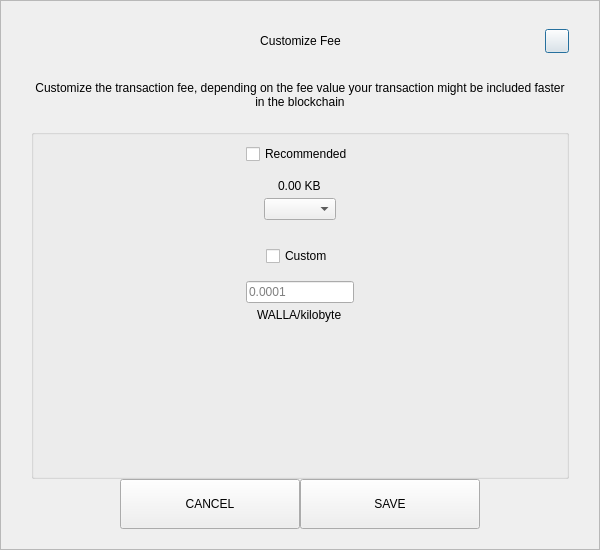
<?xml version="1.0" encoding="UTF-8"?>
<ui version="4.0">
 <class>SendCustomFeeDialog</class>
 <widget class="QDialog" name="SendCustomFeeDialog">
  <property name="geometry">
   <rect>
    <x>0</x>
    <y>0</y>
    <width>600</width>
    <height>550</height>
   </rect>
  </property>
  <property name="windowTitle">
   <string>Form</string>
  </property>
  <layout class="QVBoxLayout" name="verticalLayout_3">
   <property name="spacing">
    <number>0</number>
   </property>
   <property name="leftMargin">
    <number>0</number>
   </property>
   <property name="topMargin">
    <number>0</number>
   </property>
   <property name="rightMargin">
    <number>0</number>
   </property>
   <property name="bottomMargin">
    <number>0</number>
   </property>
   <item>
    <widget class="QFrame" name="frame">
     <property name="styleSheet">
      <string notr="true"/>
     </property>
     <property name="frameShape">
      <enum>QFrame::StyledPanel</enum>
     </property>
     <property name="frameShadow">
      <enum>QFrame::Raised</enum>
     </property>
     <layout class="QVBoxLayout" name="verticalLayout_2">
      <property name="spacing">
       <number>0</number>
      </property>
      <property name="leftMargin">
       <number>30</number>
      </property>
      <property name="topMargin">
       <number>20</number>
      </property>
      <property name="rightMargin">
       <number>30</number>
      </property>
      <property name="bottomMargin">
       <number>20</number>
      </property>
      <item>
       <layout class="QHBoxLayout" name="horizontalLayout_3">
        <property name="spacing">
         <number>0</number>
        </property>
        <item>
         <spacer name="horizontalSpacer_21">
          <property name="orientation">
           <enum>Qt::Horizontal</enum>
          </property>
          <property name="sizeHint" stdset="0">
           <size>
            <width>40</width>
            <height>20</height>
           </size>
          </property>
         </spacer>
        </item>
        <item>
         <widget class="QLabel" name="labelTitle">
          <property name="minimumSize">
           <size>
            <width>0</width>
            <height>40</height>
           </size>
          </property>
          <property name="maximumSize">
           <size>
            <width>16777215</width>
            <height>40</height>
           </size>
          </property>
          <property name="styleSheet">
           <string notr="true">padding-left:24px;</string>
          </property>
          <property name="text">
           <string>Customize Fee</string>
          </property>
          <property name="alignment">
           <set>Qt::AlignCenter</set>
          </property>
          <property name="margin">
           <number>7</number>
          </property>
         </widget>
        </item>
        <item>
         <spacer name="horizontalSpacer">
          <property name="orientation">
           <enum>Qt::Horizontal</enum>
          </property>
          <property name="sizeHint" stdset="0">
           <size>
            <width>40</width>
            <height>20</height>
           </size>
          </property>
         </spacer>
        </item>
        <item>
         <widget class="QPushButton" name="btnEsc">
          <property name="minimumSize">
           <size>
            <width>24</width>
            <height>24</height>
           </size>
          </property>
          <property name="maximumSize">
           <size>
            <width>24</width>
            <height>24</height>
           </size>
          </property>
          <property name="text">
           <string/>
          </property>
         </widget>
        </item>
       </layout>
      </item>
      <item>
       <spacer name="verticalSpacer_2">
        <property name="orientation">
         <enum>Qt::Vertical</enum>
        </property>
        <property name="sizeType">
         <enum>QSizePolicy::Fixed</enum>
        </property>
        <property name="sizeHint" stdset="0">
         <size>
          <width>20</width>
          <height>20</height>
         </size>
        </property>
       </spacer>
      </item>
      <item>
       <widget class="QLabel" name="labelMessage">
        <property name="text">
         <string>Customize the transaction fee, depending on the fee value your transaction might be included faster in the blockchain</string>
        </property>
        <property name="alignment">
         <set>Qt::AlignCenter</set>
        </property>
        <property name="wordWrap">
         <bool>true</bool>
        </property>
       </widget>
      </item>
      <item>
       <spacer name="verticalSpacer_3">
        <property name="orientation">
         <enum>Qt::Vertical</enum>
        </property>
        <property name="sizeType">
         <enum>QSizePolicy::Fixed</enum>
        </property>
        <property name="sizeHint" stdset="0">
         <size>
          <width>20</width>
          <height>20</height>
         </size>
        </property>
       </spacer>
      </item>
      <item>
       <widget class="QGroupBox" name="groupBox">
        <property name="title">
         <string/>
        </property>
        <layout class="QVBoxLayout" name="verticalLayout">
         <property name="leftMargin">
          <number>12</number>
         </property>
         <property name="rightMargin">
          <number>12</number>
         </property>
         <item>
          <layout class="QVBoxLayout" name="verticalLayout_4">
           <property name="spacing">
            <number>5</number>
           </property>
           <item alignment="Qt::AlignHCenter">
            <widget class="QCheckBox" name="checkBoxRecommended">
             <property name="text">
              <string>Recommended</string>
             </property>
            </widget>
           </item>
           <item>
            <spacer name="verticalSpacer_5">
             <property name="orientation">
              <enum>Qt::Vertical</enum>
             </property>
             <property name="sizeType">
              <enum>QSizePolicy::Fixed</enum>
             </property>
             <property name="sizeHint" stdset="0">
              <size>
               <width>20</width>
               <height>10</height>
              </size>
             </property>
            </spacer>
           </item>
           <item alignment="Qt::AlignHCenter">
            <widget class="QLabel" name="labelFee">
             <property name="text">
              <string>0.00 KB</string>
             </property>
            </widget>
           </item>
           <item alignment="Qt::AlignHCenter">
            <widget class="QComboBox" name="comboBoxRecommended"/>
           </item>
          </layout>
         </item>
         <item>
          <spacer name="verticalSpacer">
           <property name="orientation">
            <enum>Qt::Vertical</enum>
           </property>
           <property name="sizeType">
            <enum>QSizePolicy::Fixed</enum>
           </property>
           <property name="sizeHint" stdset="0">
            <size>
             <width>20</width>
             <height>20</height>
            </size>
           </property>
          </spacer>
         </item>
         <item>
          <layout class="QVBoxLayout" name="verticalLayout_5">
           <property name="spacing">
            <number>5</number>
           </property>
           <item alignment="Qt::AlignHCenter">
            <widget class="QCheckBox" name="checkBoxCustom">
             <property name="text">
              <string>Custom</string>
             </property>
            </widget>
           </item>
           <item>
            <spacer name="verticalSpacer_6">
             <property name="orientation">
              <enum>Qt::Vertical</enum>
             </property>
             <property name="sizeType">
              <enum>QSizePolicy::Fixed</enum>
             </property>
             <property name="sizeHint" stdset="0">
              <size>
               <width>20</width>
               <height>10</height>
              </size>
             </property>
            </spacer>
           </item>
           <item alignment="Qt::AlignHCenter">
            <widget class="QLineEdit" name="lineEditCustomFee">
             <property name="placeholderText">
              <string notr="true">0.0001</string>
             </property>
            </widget>
           </item>
           <item alignment="Qt::AlignHCenter">
            <widget class="QLabel" name="labelCustomFee">
             <property name="text">
              <string>WALLA/kilobyte</string>
             </property>
            </widget>
           </item>
          </layout>
         </item>
         <item>
          <spacer name="verticalSpacer_4">
           <property name="orientation">
            <enum>Qt::Vertical</enum>
           </property>
           <property name="sizeHint" stdset="0">
            <size>
             <width>20</width>
             <height>40</height>
            </size>
           </property>
          </spacer>
         </item>
        </layout>
       </widget>
      </item>
      <item>
       <layout class="QHBoxLayout" name="horizontalLayout" stretch="1,2,2,1">
        <item>
         <spacer name="horizontalSpacer1">
          <property name="orientation">
           <enum>Qt::Horizontal</enum>
          </property>
          <property name="sizeHint" stdset="0">
           <size>
            <width>40</width>
            <height>20</height>
           </size>
          </property>
         </spacer>
        </item>
        <item>
         <widget class="QPushButton" name="btnCancel">
          <property name="minimumSize">
           <size>
            <width>180</width>
            <height>50</height>
           </size>
          </property>
          <property name="focusPolicy">
           <enum>Qt::NoFocus</enum>
          </property>
          <property name="text">
           <string>CANCEL</string>
          </property>
         </widget>
        </item>
        <item>
         <widget class="QPushButton" name="btnSave">
          <property name="minimumSize">
           <size>
            <width>180</width>
            <height>50</height>
           </size>
          </property>
          <property name="focusPolicy">
           <enum>Qt::NoFocus</enum>
          </property>
          <property name="text">
           <string>SAVE</string>
          </property>
         </widget>
        </item>
        <item>
         <spacer name="horizontalSpacer_2">
          <property name="orientation">
           <enum>Qt::Horizontal</enum>
          </property>
          <property name="sizeHint" stdset="0">
           <size>
            <width>40</width>
            <height>20</height>
           </size>
          </property>
         </spacer>
        </item>
       </layout>
      </item>
     </layout>
    </widget>
   </item>
  </layout>
 </widget>
 <resources/>
 <connections/>
</ui>
